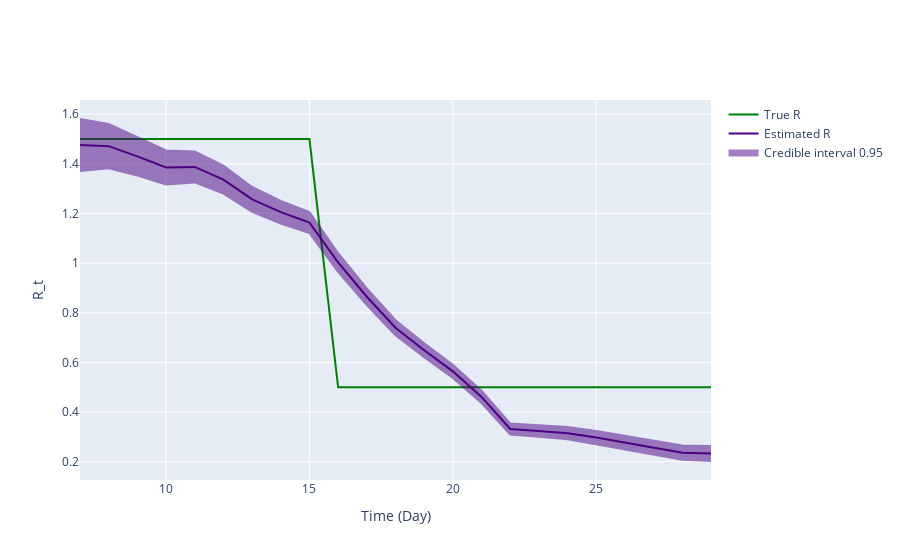

Notebook cell for this chart:
### Code cell
fig = ReproductionNumberPlot()

fig.add_ground_truth_rt(ground_truth)
fig.add_interval_rt(interval2)

fig.update_labels(time_label='Time (Day)', r_label='R_t')

fig.show_figure()

### Figure 1 — Plotly figure (JSON) as saved in the notebook; plotly's stock layout.template omitted (floating-point values rounded to 4 significant figures)
{"data": [{"line": {"color": "green"}, "mode": "lines", "name": "True R", "type": "scatter", "x": [7, 8, 9, 10, 11, 12, 13, 14, 15, 16, 17, 18, 19, 20, 21, 22, 23, 24, 25, 26, 27, 28, 29], "y": [1.5, 1.5, 1.5, 1.5, 1.5, 1.5, 1.5, 1.5, 1.5, 0.5, 0.5, 0.5, 0.5, 0.5, 0.5, 0.5, 0.5, 0.5, 0.5, 0.5, 0.5, 0.5, 0.5]}, {"line": {"color": "indigo"}, "mode": "lines", "name": "Estimated R", "type": "scatter", "x": [7, 8, 9, 10, 11, 12, 13, 14, 15, 16, 17, 18, 19, 20, 21, 22, 23, 24, 25, 26, 27, 28, 29], "y": [1.476, 1.472, 1.43, 1.386, 1.388, 1.337, 1.257, 1.205, 1.163, 1.003, 0.8648, 0.7401, 0.6492, 0.5641, 0.4612, 0.3317, 0.324, 0.3151, 0.2976, 0.2762, 0.2565, 0.2365, 0.2331]}, {"fill": "toself", "fillcolor": "indigo", "line": {"color": "indigo"}, "mode": "lines", "name": "Credible interval 0.95", "opacity": 0.5, "type": "scatter", "x": [7, 8, 9, 10, 11, 12, 13, 14, 15, 16, 17, 18, 19, 20, 21, 22, 23, 24, 25, 26, 27, 28, 29, 29, 28, 27, 26, 25, 24, 23, 22, 21, 20, 19, 18, 17, 16, 15, 14, 13, 12, 11, 10, 9, 8, 7], "y": [1.581, 1.561, 1.508, 1.454, 1.45, 1.393, 1.307, 1.251, 1.206, 1.04, 0.898, 0.77, 0.6772, 0.5907, 0.4859, 0.3537, 0.3471, 0.3399, 0.3239, 0.3036, 0.2846, 0.2653, 0.2633, 0.203, 0.2078, 0.2284, 0.2489, 0.2714, 0.2904, 0.3009, 0.3097, 0.4364, 0.5376, 0.6212, 0.7101, 0.8316, 0.9654, 1.121, 1.16, 1.207, 1.28, 1.325, 1.317, 1.353, 1.382, 1.371]}], "layout": {"hovermode": "x unified", "xaxis": {"title": {"text": "Time (Day)"}}, "yaxis": {"title": {"text": "R_t"}}}}
